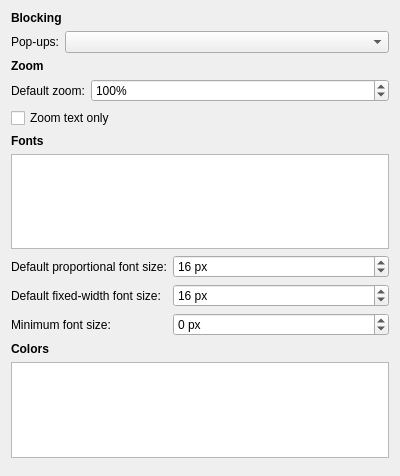
<?xml version="1.0" encoding="UTF-8"?>
<ui version="4.0">
 <class>Otter::PreferencesContentPageWidget</class>
 <widget class="QWidget" name="Otter::PreferencesContentPageWidget">
  <property name="geometry">
   <rect>
    <x>0</x>
    <y>0</y>
    <width>400</width>
    <height>476</height>
   </rect>
  </property>
  <layout class="QVBoxLayout" name="verticalLayout">
   <item>
    <widget class="QLabel" name="blockingHeader">
     <property name="font">
      <font>
       <weight>75</weight>
       <bold>true</bold>
      </font>
     </property>
     <property name="text">
      <string>Blocking</string>
     </property>
    </widget>
   </item>
   <item>
    <layout class="QFormLayout" name="blockingLayout">
     <property name="fieldGrowthPolicy">
      <enum>QFormLayout::AllNonFixedFieldsGrow</enum>
     </property>
     <item row="0" column="0">
      <widget class="QLabel" name="popupsLabel">
       <property name="text">
        <string>Pop-ups:</string>
       </property>
       <property name="buddy">
        <cstring>popupsComboBox</cstring>
       </property>
      </widget>
     </item>
     <item row="0" column="1">
      <widget class="QComboBox" name="popupsComboBox"/>
     </item>
    </layout>
   </item>
   <item>
    <widget class="QLabel" name="zoomHeader">
     <property name="font">
      <font>
       <weight>75</weight>
       <bold>true</bold>
      </font>
     </property>
     <property name="text">
      <string>Zoom</string>
     </property>
    </widget>
   </item>
   <item>
    <layout class="QFormLayout" name="zoomLayout">
     <property name="fieldGrowthPolicy">
      <enum>QFormLayout::AllNonFixedFieldsGrow</enum>
     </property>
     <item row="0" column="0">
      <widget class="QLabel" name="defaultZoomLabel">
       <property name="text">
        <string>Default zoom:</string>
       </property>
       <property name="buddy">
        <cstring>defaultZoomSpinBox</cstring>
       </property>
      </widget>
     </item>
     <item row="0" column="1">
      <widget class="QSpinBox" name="defaultZoomSpinBox">
       <property name="suffix">
        <string>%</string>
       </property>
       <property name="minimum">
        <number>10</number>
       </property>
       <property name="maximum">
        <number>1000</number>
       </property>
       <property name="value">
        <number>100</number>
       </property>
      </widget>
     </item>
    </layout>
   </item>
   <item>
    <widget class="QCheckBox" name="zoomTextOnlyCheckBox">
     <property name="text">
      <string>Zoom text only</string>
     </property>
    </widget>
   </item>
   <item>
    <widget class="QLabel" name="fontsHeader">
     <property name="font">
      <font>
       <weight>75</weight>
       <bold>true</bold>
      </font>
     </property>
     <property name="text">
      <string>Fonts</string>
     </property>
    </widget>
   </item>
   <item>
    <widget class="Otter::ItemViewWidget" name="fontsViewWidget">
     <property name="autoScroll">
      <bool>false</bool>
     </property>
     <property name="editTriggers">
      <set>QAbstractItemView::NoEditTriggers</set>
     </property>
     <property name="alternatingRowColors">
      <bool>true</bool>
     </property>
     <property name="selectionMode">
      <enum>QAbstractItemView::SingleSelection</enum>
     </property>
     <property name="selectionBehavior">
      <enum>QAbstractItemView::SelectRows</enum>
     </property>
     <property name="wordWrap">
      <bool>false</bool>
     </property>
     <attribute name="headerDefaultSectionSize">
      <number>200</number>
     </attribute>
    </widget>
   </item>
   <item>
    <layout class="QFormLayout" name="fontsLayout">
     <item row="0" column="0">
      <widget class="QLabel" name="proportionalFontSizeLabel">
       <property name="text">
        <string>Default proportional font size:</string>
       </property>
       <property name="buddy">
        <cstring>proportionalFontSizeSpinBox</cstring>
       </property>
      </widget>
     </item>
     <item row="0" column="1">
      <widget class="QSpinBox" name="proportionalFontSizeSpinBox">
       <property name="suffix">
        <string> px</string>
       </property>
       <property name="minimum">
        <number>9</number>
       </property>
       <property name="maximum">
        <number>72</number>
       </property>
       <property name="value">
        <number>16</number>
       </property>
      </widget>
     </item>
     <item row="1" column="0">
      <widget class="QLabel" name="fixedFontSizeLabel">
       <property name="text">
        <string>Default fixed-width font size:</string>
       </property>
       <property name="buddy">
        <cstring>fixedFontSizeSpinBox</cstring>
       </property>
      </widget>
     </item>
     <item row="1" column="1">
      <widget class="QSpinBox" name="fixedFontSizeSpinBox">
       <property name="suffix">
        <string> px</string>
       </property>
       <property name="minimum">
        <number>9</number>
       </property>
       <property name="maximum">
        <number>72</number>
       </property>
       <property name="value">
        <number>16</number>
       </property>
      </widget>
     </item>
     <item row="2" column="0">
      <widget class="QLabel" name="minimumFontSizeLabel">
       <property name="text">
        <string>Minimum font size:</string>
       </property>
       <property name="buddy">
        <cstring>minimumFontSizeSpinBox</cstring>
       </property>
      </widget>
     </item>
     <item row="2" column="1">
      <widget class="QSpinBox" name="minimumFontSizeSpinBox">
       <property name="specialValueText">
        <string>None</string>
       </property>
       <property name="suffix">
        <string> px</string>
       </property>
       <property name="minimum">
        <number>-1</number>
       </property>
       <property name="maximum">
        <number>72</number>
       </property>
      </widget>
     </item>
    </layout>
   </item>
   <item>
    <widget class="QLabel" name="colorsHeader">
     <property name="font">
      <font>
       <weight>75</weight>
       <bold>true</bold>
      </font>
     </property>
     <property name="text">
      <string>Colors</string>
     </property>
    </widget>
   </item>
   <item>
    <widget class="Otter::ItemViewWidget" name="colorsViewWidget">
     <property name="editTriggers">
      <set>QAbstractItemView::NoEditTriggers</set>
     </property>
     <property name="alternatingRowColors">
      <bool>true</bool>
     </property>
     <property name="selectionMode">
      <enum>QAbstractItemView::SingleSelection</enum>
     </property>
     <property name="selectionBehavior">
      <enum>QAbstractItemView::SelectRows</enum>
     </property>
     <property name="wordWrap">
      <bool>false</bool>
     </property>
     <attribute name="headerDefaultSectionSize">
      <number>200</number>
     </attribute>
    </widget>
   </item>
   <item>
    <spacer name="contentlSpacer">
     <property name="orientation">
      <enum>Qt::Vertical</enum>
     </property>
    </spacer>
   </item>
  </layout>
 </widget>
 <customwidgets>
  <customwidget>
   <class>Otter::ItemViewWidget</class>
   <extends>QTreeView</extends>
   <header>src/ui/ItemViewWidget.h</header>
  </customwidget>
 </customwidgets>
 <tabstops>
  <tabstop>popupsComboBox</tabstop>
  <tabstop>defaultZoomSpinBox</tabstop>
  <tabstop>zoomTextOnlyCheckBox</tabstop>
  <tabstop>fontsViewWidget</tabstop>
  <tabstop>proportionalFontSizeSpinBox</tabstop>
  <tabstop>fixedFontSizeSpinBox</tabstop>
  <tabstop>minimumFontSizeSpinBox</tabstop>
  <tabstop>colorsViewWidget</tabstop>
 </tabstops>
 <resources/>
 <connections/>
</ui>
